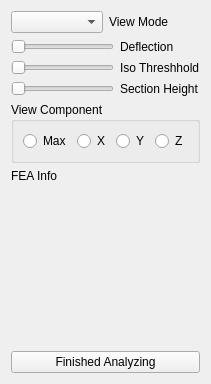
<?xml version="1.0" encoding="UTF-8"?>
<ui version="4.0">
 <class>FEAInfoDlg</class>
 <widget class="QWidget" name="FEAInfoDlg">
  <property name="geometry">
   <rect>
    <x>0</x>
    <y>0</y>
    <width>188</width>
    <height>384</height>
   </rect>
  </property>
  <property name="windowTitle">
   <string>FEA Info</string>
  </property>
  <layout class="QVBoxLayout" name="verticalLayout_4">
   <item>
    <layout class="QHBoxLayout" name="horizontalLayout_3">
     <item>
      <widget class="QComboBox" name="ViewTypeCombo"/>
     </item>
     <item>
      <widget class="QLabel" name="ViewTypeLabel">
       <property name="text">
        <string>View Mode</string>
       </property>
      </widget>
     </item>
    </layout>
   </item>
   <item>
    <layout class="QHBoxLayout" name="horizontalLayout_2">
     <item>
      <layout class="QVBoxLayout" name="verticalLayout_3">
       <item>
        <widget class="QSlider" name="DefSlider">
         <property name="maximum">
          <number>1000</number>
         </property>
         <property name="singleStep">
          <number>10</number>
         </property>
         <property name="pageStep">
          <number>100</number>
         </property>
         <property name="orientation">
          <enum>Qt::Horizontal</enum>
         </property>
        </widget>
       </item>
       <item>
        <widget class="QSlider" name="IsoThreshSlider">
         <property name="maximum">
          <number>1000</number>
         </property>
         <property name="singleStep">
          <number>10</number>
         </property>
         <property name="pageStep">
          <number>100</number>
         </property>
         <property name="orientation">
          <enum>Qt::Horizontal</enum>
         </property>
        </widget>
       </item>
       <item>
        <widget class="QSlider" name="SectionSlider">
         <property name="maximum">
          <number>1000</number>
         </property>
         <property name="singleStep">
          <number>10</number>
         </property>
         <property name="pageStep">
          <number>100</number>
         </property>
         <property name="orientation">
          <enum>Qt::Horizontal</enum>
         </property>
        </widget>
       </item>
      </layout>
     </item>
     <item>
      <layout class="QVBoxLayout" name="verticalLayout_2">
       <item>
        <widget class="QLabel" name="DefLabel">
         <property name="text">
          <string>Deflection</string>
         </property>
        </widget>
       </item>
       <item>
        <widget class="QLabel" name="IsoThreshLabel">
         <property name="text">
          <string>Iso Threshhold</string>
         </property>
        </widget>
       </item>
       <item>
        <widget class="QLabel" name="SectionLabel">
         <property name="text">
          <string>Section Height</string>
         </property>
        </widget>
       </item>
      </layout>
     </item>
    </layout>
   </item>
   <item>
    <widget class="QGroupBox" name="DirGroup">
     <property name="title">
      <string>View Component</string>
     </property>
     <layout class="QVBoxLayout" name="verticalLayout">
      <item>
       <layout class="QHBoxLayout" name="horizontalLayout">
        <item>
         <widget class="QRadioButton" name="DirMaxRadio">
          <property name="text">
           <string>Max</string>
          </property>
         </widget>
        </item>
        <item>
         <widget class="QRadioButton" name="DirXRadio">
          <property name="text">
           <string>X</string>
          </property>
         </widget>
        </item>
        <item>
         <widget class="QRadioButton" name="DirYRadio">
          <property name="text">
           <string>Y</string>
          </property>
         </widget>
        </item>
        <item>
         <widget class="QRadioButton" name="DirZRadio">
          <property name="text">
           <string>Z</string>
          </property>
         </widget>
        </item>
       </layout>
      </item>
     </layout>
    </widget>
   </item>
   <item>
    <widget class="QLabel" name="FEAInfoLabel">
     <property name="sizePolicy">
      <sizepolicy hsizetype="Preferred" vsizetype="Expanding">
       <horstretch>0</horstretch>
       <verstretch>0</verstretch>
      </sizepolicy>
     </property>
     <property name="text">
      <string>FEA Info</string>
     </property>
     <property name="alignment">
      <set>Qt::AlignLeading|Qt::AlignLeft|Qt::AlignTop</set>
     </property>
     <property name="wordWrap">
      <bool>true</bool>
     </property>
    </widget>
   </item>
   <item>
    <layout class="QHBoxLayout" name="horizontalLayout_4">
     <item>
      <widget class="QPushButton" name="DoneButton">
       <property name="text">
        <string>Finished Analyzing</string>
       </property>
      </widget>
     </item>
    </layout>
   </item>
  </layout>
 </widget>
 <resources/>
 <connections/>
</ui>
